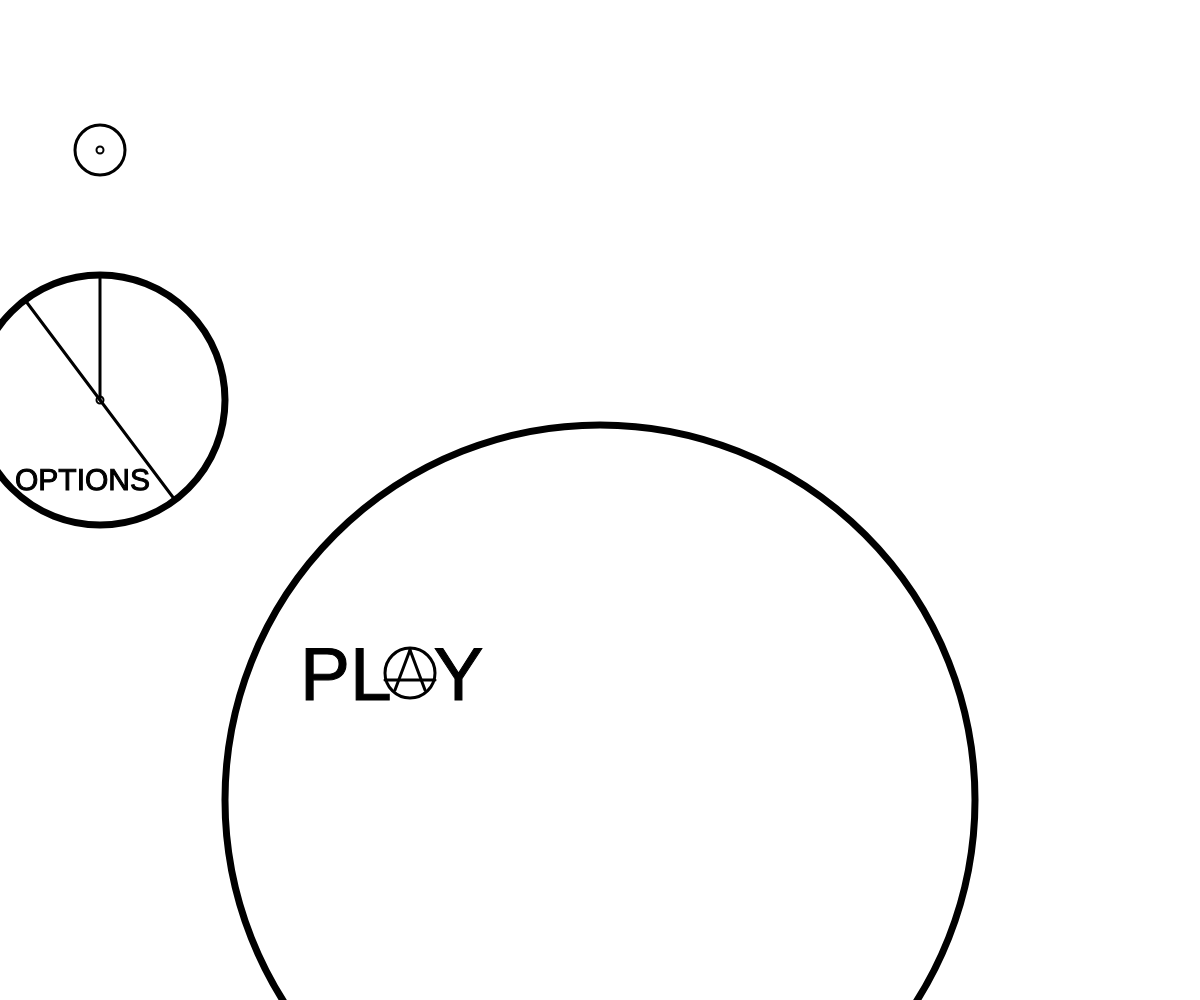
Frame 1 (no input)
Frame 60 (no input): identical to frame 1, image omitted
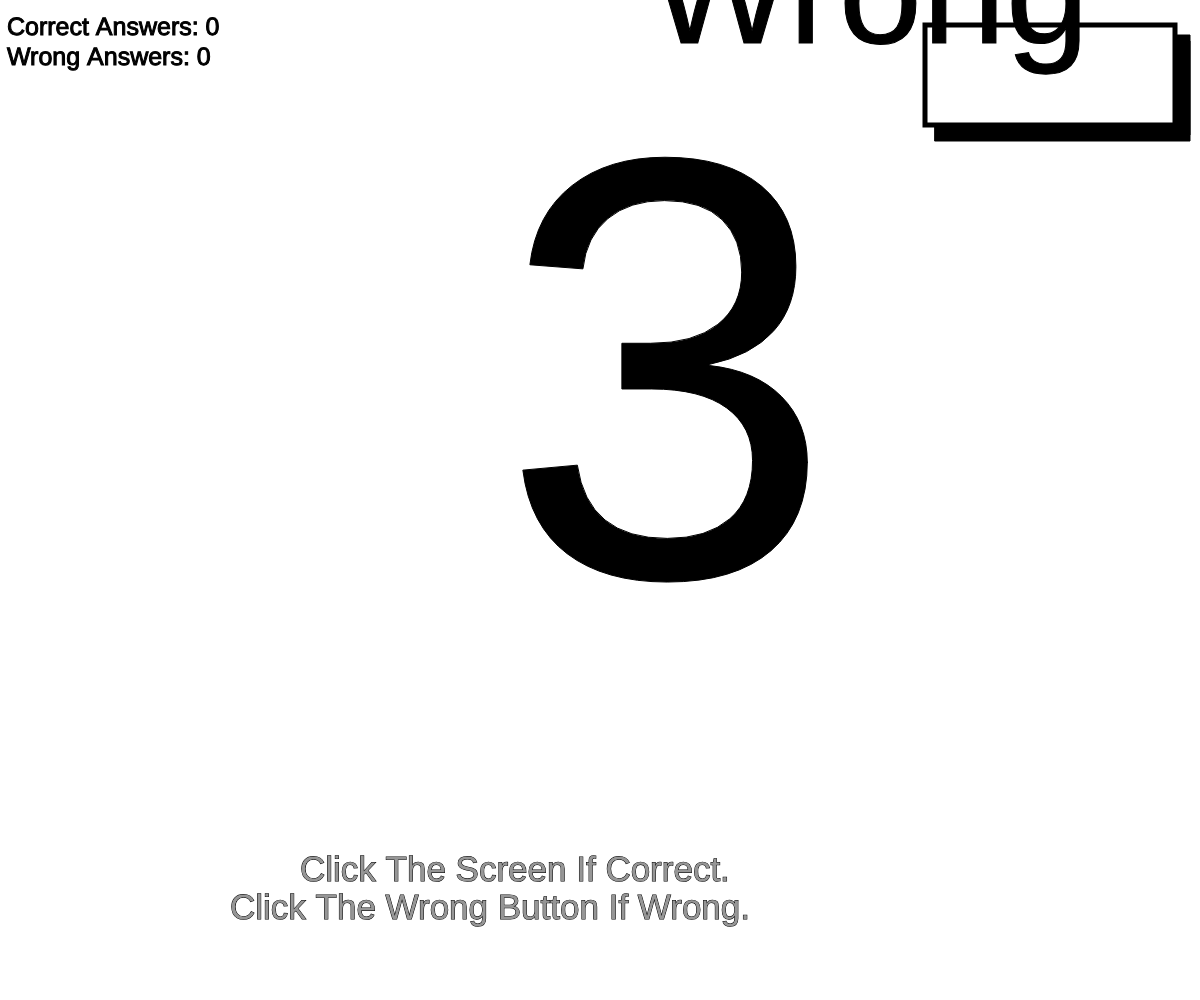
Frame 120 (the mouse pressed at the canvas centre since frame 60)

The p5.js sketch that drew these frames (run headless with seeded random() and noise() and a simulated clock; from frame 60 on, the mouse is pressed at the canvas centre):

// p5.js sketch
// ── sketch.js
var Mode;
var windowWidth1;
var windowHeight1;

var r = 255
var g = 255
var b = 255
var AcircleX = 200
var AcircleY = 600

var DiPI1 = 25
var DiPI2 = 0
var DiPI3 = 0

var NumFails1 = 100
var NumFails2 = 0
var NumFails3 = 0

var CorrectAnswers = 0
var WrongAnswers = 0

var BigCircleR = 255
var BigCircleG = 255
var BigCircleB = 255

var SmallCircleR = 255
var SmallCircleG = 255
var SmallCircleB = 255

var PlayTime = false

function setup() {
  Mode = 0;
}

function mousePressed() {
  if (Mode != 0 && Mode != -1 && Mode != -2 && mouseX > 0 && mouseY > 0 && mouseX < 325 && mouseY < windowHeight && PlayTime == true || mouseX > 0 && mouseY > 125 && mouseX < windowWidth && mouseY < windowHeight && PlayTime == true) {
    Mode++;
    r = 0
    g = 255
    b = 0
    CorrectAnswers++;
  }
  if (Mode != 0 && Mode != -1 && Mode != -2 && mouseX > 325 && mouseY > 25 && mouseX < 575 && mouseY < 125 && PlayTime == true) {
    Mode++;
    r = 255
    g = 0
    b = 0
    WrongAnswers++;
  }

  if (mouseX > 235 && mouseX < 1000 && mouseY > 650 && mouseY < windowHeight && Mode == 0 || mouseX > 265 && mouseX < 1000 && mouseY > 550 && mouseY < windowHeight && Mode == 0 || mouseX > 300 && mouseX < 1000 && mouseY > 425 && mouseY < windowHeight && Mode == 0) {
    Mode = 1
    PlayTime = true
  }

  if (mouseX > 0 && mouseX < 200 && mouseY > 300 && mouseY < 500 && Mode == 0 || mouseX > 200 && mouseX < 225 && mouseY > 325 && mouseY < 475 && Mode == 0 || mouseX > 25 && mouseX < 175 && mouseY > 275 && mouseY < 500 && Mode == 0 || mouseX > 175 && mouseX < 225 && mouseY > 450 && mouseY < 525 && Mode == 0) {
    Mode = -1
  }

  if (Mode == -1 && mouseX > 240 && mouseY > 125 && mouseX < 280 && mouseY < 185) {
    if (DiPI1 < 149) {
      DiPI1++;
    } else {
      DiPI1 = DiPI1
    }
  }

  if (Mode == -1 && mouseX > 240 && mouseY > 185 && mouseX < 280 && mouseY < 250) {
    if (DiPI1 > 1) {
      DiPI1--;
    } else {
      DiPI1 = DiPI1
    }
  }

  if (Mode == -1 && mouseX > 50 && mouseY > windowHeight - 150 && mouseX < 250 && mouseY < windowHeight - 150 + 100) {
    Mode = 0
  }

  if (Mode == -2 && mouseX > windowWidth - 275 && mouseY > windowHeight - 125 && mouseX < windowWidth - 275 + 250 && mouseY < windowHeight - 125 + 100) {
    Mode = 0
    if (DiPI3 + DiPI2 + DiPI1 > 1) {
      DiPI1 = DiPI3 + DiPI2 + DiPI1
    }
    if (DiPI3 + DiPI2 + DiPI1 < 1) {
      DiPI1 = 1
    }
  }
}

// windowWidth - 275, windowHeight -125, 250, 100

function draw() {
  if (Mode > DiPI3 + DiPI2 + DiPI1) {
    Mode = -2
  }

  createCanvas(windowWidth, windowHeight);

  windowHeight1 = windowHeight + windowWidth / 2
  windowHeight1 = windowHeight1 / 21
  windowWidth1 = windowHeight + windowWidth / 2
  windowWidth1 = windowWidth1 / 16

  if (Mode == -2) {
    PlayTime = false
    background(255)
    fill(0)
    strokeWeight(0)
    textSize(65)
    text('Submit', 295, 785)
    textSize(100)
    text('You Got:', 100, 250)

    if (DiPI3 + DiPI2 + DiPI1 < 99 && CorrectAnswers < 9 && CorrectAnswers > -1) {
      text(DiPI3 + DiPI2 + DiPI1, 300, 350)
      text(CorrectAnswers + '/', 215, 350)
    }
    if (DiPI3 + DiPI2 + DiPI1 < 99 && CorrectAnswers > 9 && CorrectAnswers < 99) {
      text(DiPI3 + DiPI2 + DiPI1, 300, 350)
      text(CorrectAnswers + '/', 160, 350)
    }
    if (DiPI3 + DiPI2 + DiPI1 > 99 && CorrectAnswers > 99 && CorrectAnswers < 149) {
      text(DiPI3 + DiPI2 + DiPI1, 300, 350)
      text(CorrectAnswers + '/', 115, 350)
    }
    if (DiPI3 + DiPI2 + DiPI1 > 99 && CorrectAnswers < 99 && CorrectAnswers > 149) {
      text(DiPI3 + DiPI2 + DiPI1, 275, 350)
      text(CorrectAnswers + '/', 140, 350)
    }
    if (DiPI3 + DiPI2 + DiPI1 > 99 && CorrectAnswers < 99 && CorrectAnswers > -1) {
      text(DiPI3 + DiPI2 + DiPI1, 250, 350)
      text(CorrectAnswers + '/', 175, 350)
    }
    if (DiPI3 + DiPI2 + DiPI1 > 99 && CorrectAnswers < 99 && CorrectAnswers > 149) {
      text(DiPI3 + DiPI2 + DiPI1, 275, 350)
      text(CorrectAnswers + '/', 195, 350)
    }
    stroke(0)
    strokeWeight(5)
    noFill()
    rect(windowWidth - 275, windowHeight - 125, 250, 100)
  }

  if (Mode == -1) {
    CorrectAnswers = 0
    background(255)
    strokeWeight(5)
    rect(40, 60, 470, 200)
    rect(80, 145, 200, 80)
    rect(240, 145, 40)
    rect(240, 185, 40)
    line(250, 175, 260, 150)
    line(270, 175, 260, 150)
    line(250, 200, 260, 225)
    line(270, 200, 260, 225)
    rect(50, windowHeight - 150, 200, 100)
    strokeWeight(0)
    fill(0)
    textSize(25)
    text('How Many Numbers of PI Do You Want', 50, 100)
    text('to be tested on ?', 50, 125)
    textSize(75)
    text(DiPI1 + DiPI2 + DiPI3, 85, 212.5)
    text('Back', 65, 760)
  }
  if (Mode == 0) {
    CorrectAnswers = 0
    if (mouseX > 235 && mouseX < 1000 && mouseY > 650 && mouseY < windowHeight && Mode == 0 || mouseX > 265 && mouseX < 1000 && mouseY > 550 && mouseY < windowHeight && Mode == 0 || mouseX > 300 && mouseX < 1000 && mouseY > 425 && mouseY < windowHeight && Mode == 0) {
      BigCircleR = 150
      BigCircleG = 150
      BigCircleB = 150
    } else {
      BigCircleR = 255
      BigCircleG = 255
      BigCircleB = 255
    }

    if (mouseX > 0 && mouseX < 200 && mouseY > 300 && mouseY < 500 && Mode == 0 || mouseX > 200 && mouseX < 225 && mouseY > 325 && mouseY < 475 && Mode == 0 || mouseX > 25 && mouseX < 175 && mouseY > 275 && mouseY < 500 && Mode == 0 || mouseX > 175 && mouseX < 225 && mouseY > 450 && mouseY < 525 && Mode == 0) {
      SmallCircleR = 150
      SmallCircleG = 150
      SmallCircleB = 150
    } else {
      SmallCircleR = 255
      SmallCircleG = 255
      SmallCircleB = 255
    }

    background(255)
    strokeWeight(7)
    stroke(0)
    fill(BigCircleR, BigCircleG, BigCircleB)
    circle(600, 800, 750)
    fill(SmallCircleR, SmallCircleG, SmallCircleB)
    circle(100, 400, 250)
    noFill()
    strokeWeight(7)
    circle(100, 150, 2)
    circle(100, 400, 2)
    strokeWeight(3)
    line(25, 300, 175, 500)
    line(100, 400, 100, 275)
    circle(100, 150, 50)
    circle(AcircleX + 210, AcircleY + 73, 50)
    line(AcircleX + 210, AcircleY + 50, AcircleX + 195, AcircleY + 90)
    line(AcircleX + 210, AcircleY + 50, AcircleX + 225, AcircleY + 90)
    line(AcircleX + 185, AcircleY + 80, AcircleX + 235, AcircleY + 80)

    strokeWeight(1)
    fill(0)
    textSize(75)
    text('PL  Y', AcircleX + 100, AcircleY + 100)
    textSize(30)
    text('OPTIONS', 15, 490)
  }
  if (Mode == 1) {
    CorrectAnswers = 0
    background(r, g, b);
    strokeWeight(1)
    fill(0)
    textSize(windowWidth / 2)
    text('3', windowWidth / 2 - windowWidth1, windowHeight / 2 + windowHeight1)
    textSize(35)
    fill(150)
    text('Click The Screen If Correct.', windowWidth / 2 - windowWidth1 * 3, windowHeight / 2 + windowHeight1 * 5)
    text('Click The Wrong Button If Wrong.', windowWidth / 2 - windowWidth1 * 3.70, windowHeight / 2 + windowHeight1 * 5.50)

    fill(0)
    rect(windowWidth - 25, 35, 15, 100)
    rect(windowWidth - 265, 41, 255, 100)
    fill(255)
    strokeWeight(5)
    rect(windowWidth - 275, 25, 250, 100)
    fill(0)
    strokeWeight(1)
    textSize(windowWidth / 8)
    text('Wrong', windowWidth / 2 - windowWidth1 * -0.5, windowHeight / 2 + windowHeight1 * -6)
  }
  if (Mode == 2) {
    background(r, g, b);
    fill(0)
    textSize(windowWidth / 2)
    text('.', windowWidth / 2 - windowWidth1 * 0.50, windowHeight / 2 + windowHeight1)
    fill(0)
    rect(windowWidth - 25, 35, 15, 100)
    rect(windowWidth - 265, 41, 255, 100)
    fill(255)
    strokeWeight(5)
    rect(windowWidth - 275, 25, 250, 100)
    fill(0)
    strokeWeight(1)
    textSize(windowWidth / 8)
    text('Wrong', windowWidth / 2 - windowWidth1 * -0.5, windowHeight / 2 + windowHeight1 * -6)
  }
  if (Mode == 3) {
    background(r, g, b);
    strokeWeight(1)
    fill(0)
    textSize(windowWidth / 2)
    text('1', windowWidth / 2 - windowWidth1, windowHeight / 2 + windowHeight1)

    fill(0)
    rect(windowWidth - 25, 35, 15, 100)
    rect(windowWidth - 265, 41, 255, 100)
    fill(255)
    strokeWeight(5)
    rect(windowWidth - 275, 25, 250, 100)
    fill(0)
    strokeWeight(1)
    textSize(windowWidth / 8)
    text('Wrong', windowWidth / 2 - windowWidth1 * -0.5, windowHeight / 2 + windowHeight1 * -6)
  }
  if (Mode == 4) {
    background(r, g, b);
    strokeWeight(1)
    fill(0)
    textSize(windowWidth / 2)
    text('4', windowWidth / 2 - windowWidth1, windowHeight / 2 + windowHeight1)

    fill(0)
    rect(windowWidth - 25, 35, 15, 100)
    rect(windowWidth - 265, 41, 255, 100)
    fill(255)
    strokeWeight(5)
    rect(windowWidth - 275, 25, 250, 100)
    fill(0)
    strokeWeight(1)
    textSize(windowWidth / 8)
    text('Wrong', windowWidth / 2 - windowWidth1 * -0.5, windowHeight / 2 + windowHeight1 * -6)
  }

  if (Mode == 5) {
    background(r, g, b);
    strokeWeight(1)
    fill(0)
    textSize(windowWidth / 2)
    text('1', windowWidth / 2 - windowWidth1, windowHeight / 2 + windowHeight1)

    fill(0)
    rect(windowWidth - 25, 35, 15, 100)
    rect(windowWidth - 265, 41, 255, 100)
    fill(255)
    strokeWeight(5)
    rect(windowWidth - 275, 25, 250, 100)
    fill(0)
    strokeWeight(1)
    textSize(windowWidth / 8)
    text('Wrong', windowWidth / 2 - windowWidth1 * -0.5, windowHeight / 2 + windowHeight1 * -6)
  }
  if (Mode == 6) {
    background(r, g, b);
    strokeWeight(1)
    fill(0)
    textSize(windowWidth / 2)
    text('5', windowWidth / 2 - windowWidth1, windowHeight / 2 + windowHeight1)

    fill(0)
    rect(windowWidth - 25, 35, 15, 100)
    rect(windowWidth - 265, 41, 255, 100)
    fill(255)
    strokeWeight(5)
    rect(windowWidth - 275, 25, 250, 100)
    fill(0)
    strokeWeight(1)
    textSize(windowWidth / 8)
    text('Wrong', windowWidth / 2 - windowWidth1 * -0.5, windowHeight / 2 + windowHeight1 * -6)
  }
  if (Mode == 7) {
    background(r, g, b);
    strokeWeight(1)
    fill(0)
    textSize(windowWidth / 2)
    text('9', windowWidth / 2 - windowWidth1, windowHeight / 2 + windowHeight1)

    fill(0)
    rect(windowWidth - 25, 35, 15, 100)
    rect(windowWidth - 265, 41, 255, 100)
    fill(255)
    strokeWeight(5)
    rect(windowWidth - 275, 25, 250, 100)
    fill(0)
    strokeWeight(1)
    textSize(windowWidth / 8)
    text('Wrong', windowWidth / 2 - windowWidth1 * -0.5, windowHeight / 2 + windowHeight1 * -6)
  }
  if (Mode == 8) {
    background(r, g, b);
    strokeWeight(1)
    fill(0)
    textSize(windowWidth / 2)
    text('2', windowWidth / 2 - windowWidth1, windowHeight / 2 + windowHeight1)

    fill(0)
    rect(windowWidth - 25, 35, 15, 100)
    rect(windowWidth - 265, 41, 255, 100)
    fill(255)
    strokeWeight(5)
    rect(windowWidth - 275, 25, 250, 100)
    fill(0)
    strokeWeight(1)
    textSize(windowWidth / 8)
    text('Wrong', windowWidth / 2 - windowWidth1 * -0.5, windowHeight / 2 + windowHeight1 * -6)
  }
  if (Mode == 9) {
    background(r, g, b);
    strokeWeight(1)
    fill(0)
    textSize(windowWidth / 2)
    text('6', windowWidth / 2 - windowWidth1, windowHeight / 2 + windowHeight1)

    fill(0)
    rect(windowWidth - 25, 35, 15, 100)
    rect(windowWidth - 265, 41, 255, 100)
    fill(255)
    strokeWeight(5)
    rect(windowWidth - 275, 25, 250, 100)
    fill(0)
    strokeWeight(1)
    textSize(windowWidth / 8)
    text('Wrong', windowWidth / 2 - windowWidth1 * -0.5, windowHeight / 2 + windowHeight1 * -6)
  }
  if (Mode == 10) {
    background(r, g, b);
    strokeWeight(1)
    fill(0)
    textSize(windowWidth / 2)
    text('5', windowWidth / 2 - windowWidth1, windowHeight / 2 + windowHeight1)

    fill(0)
    rect(windowWidth - 25, 35, 15, 100)
    rect(windowWidth - 265, 41, 255, 100)
    fill(255)
    strokeWeight(5)
    rect(windowWidth - 275, 25, 250, 100)
    fill(0)
    strokeWeight(1)
    textSize(windowWidth / 8)
    text('Wrong', windowWidth / 2 - windowWidth1 * -0.5, windowHeight / 2 + windowHeight1 * -6)
  }
  if (Mode == 11) {
    background(r, g, b);
    strokeWeight(1)
    fill(0)
    textSize(windowWidth / 2)
    text('3', windowWidth / 2 - windowWidth1, windowHeight / 2 + windowHeight1)

    fill(0)
    rect(windowWidth - 25, 35, 15, 100)
    rect(windowWidth - 265, 41, 255, 100)
    fill(255)
    strokeWeight(5)
    rect(windowWidth - 275, 25, 250, 100)
    fill(0)
    strokeWeight(1)
    textSize(windowWidth / 8)
    text('Wrong', windowWidth / 2 - windowWidth1 * -0.5, windowHeight / 2 + windowHeight1 * -6)
  }
  if (Mode == 12) {
    background(r, g, b);
    strokeWeight(1)
    fill(0)
    textSize(windowWidth / 2)
    text('5', windowWidth / 2 - windowWidth1, windowHeight / 2 + windowHeight1)

    fill(0)
    rect(windowWidth - 25, 35, 15, 100)
    rect(windowWidth - 265, 41, 255, 100)
    fill(255)
    strokeWeight(5)
    rect(windowWidth - 275, 25, 250, 100)
    fill(0)
    strokeWeight(1)
    textSize(windowWidth / 8)
    text('Wrong', windowWidth / 2 - windowWidth1 * -0.5, windowHeight / 2 + windowHeight1 * -6)
  }
  if (Mode == 13) {
    background(r, g, b);
    strokeWeight(1)
    fill(0)
    textSize(windowWidth / 2)
    text('8', windowWidth / 2 - windowWidth1, windowHeight / 2 + windowHeight1)

    fill(0)
    rect(windowWidth - 25, 35, 15, 100)
    rect(windowWidth - 265, 41, 255, 100)
    fill(255)
    strokeWeight(5)
    rect(windowWidth - 275, 25, 250, 100)
    fill(0)
    strokeWeight(1)
    textSize(windowWidth / 8)
    text('Wrong', windowWidth / 2 - windowWidth1 * -0.5, windowHeight / 2 + windowHeight1 * -6)
  }
  if (Mode == 14) {
    background(r, g, b);
    strokeWeight(1)
    fill(0)
    textSize(windowWidth / 2)
    text('9', windowWidth / 2 - windowWidth1, windowHeight / 2 + windowHeight1)

    fill(0)
    rect(windowWidth - 25, 35, 15, 100)
    rect(windowWidth - 265, 41, 255, 100)
    fill(255)
    strokeWeight(5)
    rect(windowWidth - 275, 25, 250, 100)
    fill(0)
    strokeWeight(1)
    textSize(windowWidth / 8)
    text('Wrong', windowWidth / 2 - windowWidth1 * -0.5, windowHeight / 2 + windowHeight1 * -6)
  }
  if (Mode == 15) {
    background(r, g, b);
    strokeWeight(1)
    fill(0)
    textSize(windowWidth / 2)
    text('7', windowWidth / 2 - windowWidth1, windowHeight / 2 + windowHeight1)

    fill(0)
    rect(windowWidth - 25, 35, 15, 100)
    rect(windowWidth - 265, 41, 255, 100)
    fill(255)
    strokeWeight(5)
    rect(windowWidth - 275, 25, 250, 100)
    fill(0)
    strokeWeight(1)
    textSize(windowWidth / 8)
    text('Wrong', windowWidth / 2 - windowWidth1 * -0.5, windowHeight / 2 + windowHeight1 * -6)
  }
  if (Mode == 16) {
    background(r, g, b);
    strokeWeight(1)
    fill(0)
    textSize(windowWidth / 2)
    text('9', windowWidth / 2 - windowWidth1, windowHeight / 2 + windowHeight1)

    fill(0)
    rect(windowWidth - 25, 35, 15, 100)
    rect(windowWidth - 265, 41, 255, 100)
    fill(255)
    strokeWeight(5)
    rect(windowWidth - 275, 25, 250, 100)
    fill(0)
    strokeWeight(1)
    textSize(windowWidth / 8)
    text('Wrong', windowWidth / 2 - windowWidth1 * -0.5, windowHeight / 2 + windowHeight1 * -6)
  }
  if (Mode == 17) {
    background(r, g, b);
    strokeWeight(1)
    fill(0)
    textSize(windowWidth / 2)
    text('3', windowWidth / 2 - windowWidth1, windowHeight / 2 + windowHeight1)

    fill(0)
    rect(windowWidth - 25, 35, 15, 100)
    rect(windowWidth - 265, 41, 255, 100)
    fill(255)
    strokeWeight(5)
    rect(windowWidth - 275, 25, 250, 100)
    fill(0)
    strokeWeight(1)
    textSize(windowWidth / 8)
    text('Wrong', windowWidth / 2 - windowWidth1 * -0.5, windowHeight / 2 + windowHeight1 * -6)
  }
  if (Mode == 18) {
    background(r, g, b);
    strokeWeight(1)
    fill(0)
    textSize(windowWidth / 2)
    text('2', windowWidth / 2 - windowWidth1, windowHeight / 2 + windowHeight1)

    fill(0)
    rect(windowWidth - 25, 35, 15, 100)
    rect(windowWidth - 265, 41, 255, 100)
    fill(255)
    strokeWeight(5)
    rect(windowWidth - 275, 25, 250, 100)
    fill(0)
    strokeWeight(1)
    textSize(windowWidth / 8)
    text('Wrong', windowWidth / 2 - windowWidth1 * -0.5, windowHeight / 2 + windowHeight1 * -6)
  }
  if (Mode == 19) {
    background(r, g, b);
    strokeWeight(1)
    fill(0)
    textSize(windowWidth / 2)
    text('3', windowWidth / 2 - windowWidth1, windowHeight / 2 + windowHeight1)

    fill(0)
    rect(windowWidth - 25, 35, 15, 100)
    rect(windowWidth - 265, 41, 255, 100)
    fill(255)
    strokeWeight(5)
    rect(windowWidth - 275, 25, 250, 100)
    fill(0)
    strokeWeight(1)
    textSize(windowWidth / 8)
    text('Wrong', windowWidth / 2 - windowWidth1 * -0.5, windowHeight / 2 + windowHeight1 * -6)
  }
  if (Mode == 20) {
    background(r, g, b);
    strokeWeight(1)
    fill(0)
    textSize(windowWidth / 2)
    text('8', windowWidth / 2 - windowWidth1, windowHeight / 2 + windowHeight1)

    fill(0)
    rect(windowWidth - 25, 35, 15, 100)
    rect(windowWidth - 265, 41, 255, 100)
    fill(255)
    strokeWeight(5)
    rect(windowWidth - 275, 25, 250, 100)
    fill(0)
    strokeWeight(1)
    textSize(windowWidth / 8)
    text('Wrong', windowWidth / 2 - windowWidth1 * -0.5, windowHeight / 2 + windowHeight1 * -6)
  }
  if (Mode == 21) {
    background(r, g, b);
    strokeWeight(1)
    fill(0)
    textSize(windowWidth / 2)
    text('4', windowWidth / 2 - windowWidth1, windowHeight / 2 + windowHeight1)

    fill(0)
    rect(windowWidth - 25, 35, 15, 100)
    rect(windowWidth - 265, 41, 255, 100)
    fill(255)
    strokeWeight(5)
    rect(windowWidth - 275, 25, 250, 100)
    fill(0)
    strokeWeight(1)
    textSize(windowWidth / 8)
    text('Wrong', windowWidth / 2 - windowWidth1 * -0.5, windowHeight / 2 + windowHeight1 * -6)
  }
  if (Mode == 22) {
    background(r, g, b);
    strokeWeight(1)
    fill(0)
    textSize(windowWidth / 2)
    text('6', windowWidth / 2 - windowWidth1, windowHeight / 2 + windowHeight1)

    fill(0)
    rect(windowWidth - 25, 35, 15, 100)
    rect(windowWidth - 265, 41, 255, 100)
    fill(255)
    strokeWeight(5)
    rect(windowWidth - 275, 25, 250, 100)
    fill(0)
    strokeWeight(1)
    textSize(windowWidth / 8)
    text('Wrong', windowWidth / 2 - windowWidth1 * -0.5, windowHeight / 2 + windowHeight1 * -6)
  }
  if (Mode == 23) {
    background(r, g, b);
    strokeWeight(1)
    fill(0)
    textSize(windowWidth / 2)
    text('2', windowWidth / 2 - windowWidth1, windowHeight / 2 + windowHeight1)

    fill(0)
    rect(windowWidth - 25, 35, 15, 100)
    rect(windowWidth - 265, 41, 255, 100)
    fill(255)
    strokeWeight(5)
    rect(windowWidth - 275, 25, 250, 100)
    fill(0)
    strokeWeight(1)
    textSize(windowWidth / 8)
    text('Wrong', windowWidth / 2 - windowWidth1 * -0.5, windowHeight / 2 + windowHeight1 * -6)
  }
  if (Mode == 24) {
    background(r, g, b);
    strokeWeight(1)
    fill(0)
    textSize(windowWidth / 2)
    text('6', windowWidth / 2 - windowWidth1, windowHeight / 2 + windowHeight1)

    fill(0)
    rect(windowWidth - 25, 35, 15, 100)
    rect(windowWidth - 265, 41, 255, 100)
    fill(255)
    strokeWeight(5)
    rect(windowWidth - 275, 25, 250, 100)
    fill(0)
    strokeWeight(1)
    textSize(windowWidth / 8)
    text('Wrong', windowWidth / 2 - windowWidth1 * -0.5, windowHeight / 2 + windowHeight1 * -6)
  }
  if (Mode == 25) {
    background(r, g, b);
    strokeWeight(1)
    fill(0)
    textSize(windowWidth / 2)
    text('4', windowWidth / 2 - windowWidth1, windowHeight / 2 + windowHeight1)

    fill(0)
    rect(windowWidth - 25, 35, 15, 100)
    rect(windowWidth - 265, 41, 255, 100)
    fill(255)
    strokeWeight(5)
    rect(windowWidth - 275, 25, 250, 100)
    fill(0)
    strokeWeight(1)
    textSize(windowWidth / 8)
    text('Wrong', windowWidth / 2 - windowWidth1 * -0.5, windowHeight / 2 + windowHeight1 * -6)
  }
  if (Mode == 26) {
    background(r, g, b);
    strokeWeight(1)
    fill(0)
    textSize(windowWidth / 2)
    text('3', windowWidth / 2 - windowWidth1, windowHeight / 2 + windowHeight1)

    fill(0)
    rect(windowWidth - 25, 35, 15, 100)
    rect(windowWidth - 265, 41, 255, 100)
    fill(255)
    strokeWeight(5)
    rect(windowWidth - 275, 25, 250, 100)
    fill(0)
    strokeWeight(1)
    textSize(windowWidth / 8)
    text('Wrong', windowWidth / 2 - windowWidth1 * -0.5, windowHeight / 2 + windowHeight1 * -6)
  }
  if (Mode == 27) {
    background(r, g, b);
    strokeWeight(1)
    fill(0)
    textSize(windowWidth / 2)
    text('3', windowWidth / 2 - windowWidth1, windowHeight / 2 + windowHeight1)

    fill(0)
    rect(windowWidth - 25, 35, 15, 100)
    rect(windowWidth - 265, 41, 255, 100)
    fill(255)
    strokeWeight(5)
    rect(windowWidth - 275, 25, 250, 100)
    fill(0)
    strokeWeight(1)
    textSize(windowWidth / 8)
    text('Wrong', windowWidth / 2 - windowWidth1 * -0.5, windowHeight / 2 + windowHeight1 * -6)
  }
  if (Mode == 28) {
    background(r, g, b);
    strokeWeight(1)
    fill(0)
    textSize(windowWidth / 2)
    text('8', windowWidth / 2 - windowWidth1, windowHeight / 2 + windowHeight1)

    fill(0)
    rect(windowWidth - 25, 35, 15, 100)
    rect(windowWidth - 265, 41, 255, 100)
    fill(255)
    strokeWeight(5)
    rect(windowWidth - 275, 25, 250, 100)
    fill(0)
    strokeWeight(1)
    textSize(windowWidth / 8)
    text('Wrong', windowWidth / 2 - windowWidth1 * -0.5, windowHeight / 2 + windowHeight1 * -6)
  }
  if (Mode == 29) {
    background(r, g, b);
    strokeWeight(1)
    fill(0)
    textSize(windowWidth / 2)
    text('3', windowWidth / 2 - windowWidth1, windowHeight / 2 + windowHeight1)

    fill(0)
    rect(windowWidth - 25, 35, 15, 100)
    rect(windowWidth - 265, 41, 255, 100)
    fill(255)
    strokeWeight(5)
    rect(windowWidth - 275, 25, 250, 100)
    fill(0)
    strokeWeight(1)
    textSize(windowWidth / 8)
    text('Wrong', windowWidth / 2 - windowWidth1 * -0.5, windowHeight / 2 + windowHeight1 * -6)
  }
  if (Mode == 30) {
    background(r, g, b);
    strokeWeight(1)
    fill(0)
    textSize(windowWidth / 2)
    text('2', windowWidth / 2 - windowWidth1, windowHeight / 2 + windowHeight1)

    fill(0)
    rect(windowWidth - 25, 35, 15, 100)
    rect(windowWidth - 265, 41, 255, 100)
    fill(255)
    strokeWeight(5)
    rect(windowWidth - 275, 25, 250, 100)
    fill(0)
    strokeWeight(1)
    textSize(windowWidth / 8)
    text('Wrong', windowWidth / 2 - windowWidth1 * -0.5, windowHeight / 2 + windowHeight1 * -6)
  }
  if (Mode == 31) {
    background(r, g, b);
    strokeWeight(1)
    fill(0)
    textSize(windowWidth / 2)
    text('7', windowWidth / 2 - windowWidth1, windowHeight / 2 + windowHeight1)

    fill(0)
    rect(windowWidth - 25, 35, 15, 100)
    rect(windowWidth - 265, 41, 255, 100)
    fill(255)
    strokeWeight(5)
    rect(windowWidth - 275, 25, 250, 100)
    fill(0)
    strokeWeight(1)
    textSize(windowWidth / 8)
    text('Wrong', windowWidth / 2 - windowWidth1 * -0.5, windowHeight / 2 + windowHeight1 * -6)
  }
  if (Mode == 32) {
    background(r, g, b);
    strokeWeight(1)
    fill(0)
    textSize(windowWidth / 2)
    text('9', windowWidth / 2 - windowWidth1, windowHeight / 2 + windowHeight1)

    fill(0)
    rect(windowWidth - 25, 35, 15, 100)
    rect(windowWidth - 265, 41, 255, 100)
    fill(255)
    strokeWeight(5)
    rect(windowWidth - 275, 25, 250, 100)
    fill(0)
    strokeWeight(1)
    textSize(windowWidth / 8)
    text('Wrong', windowWidth / 2 - windowWidth1 * -0.5, windowHeight / 2 + windowHeight1 * -6)
  }
  if (Mode == 33) {
    background(r, g, b);
    strokeWeight(1)
    fill(0)
    textSize(windowWidth / 2)
    text('5', windowWidth / 2 - windowWidth1, windowHeight / 2 + windowHeight1)

    fill(0)
    rect(windowWidth - 25, 35, 15, 100)
    rect(windowWidth - 265, 41, 255, 100)
    fill(255)
    strokeWeight(5)
    rect(windowWidth - 275, 25, 250, 100)
    fill(0)
    strokeWeight(1)
    textSize(windowWidth / 8)
    text('Wrong', windowWidth / 2 - windowWidth1 * -0.5, windowHeight / 2 + windowHeight1 * -6)
  }
  if (Mode == 34) {
    background(r, g, b);
    strokeWeight(1)
    fill(0)
    textSize(windowWidth / 2)
    text('0', windowWidth / 2 - windowWidth1, windowHeight / 2 + windowHeight1)

    fill(0)
    rect(windowWidth - 25, 35, 15, 100)
    rect(windowWidth - 265, 41, 255, 100)
    fill(255)
    strokeWeight(5)
    rect(windowWidth - 275, 25, 250, 100)
    fill(0)
    strokeWeight(1)
    textSize(windowWidth / 8)
    text('Wrong', windowWidth / 2 - windowWidth1 * -0.5, windowHeight / 2 + windowHeight1 * -6)
  }
  if (Mode == 35) {
    background(r, g, b);
    strokeWeight(1)
    fill(0)
    textSize(windowWidth / 2)
    text('2', windowWidth / 2 - windowWidth1, windowHeight / 2 + windowHeight1)

    fill(0)
    rect(windowWidth - 25, 35, 15, 100)
    rect(windowWidth - 265, 41, 255, 100)
    fill(255)
    strokeWeight(5)
    rect(windowWidth - 275, 25, 250, 100)
    fill(0)
    strokeWeight(1)
    textSize(windowWidth / 8)
    text('Wrong', windowWidth / 2 - windowWidth1 * -0.5, windowHeight / 2 + windowHeight1 * -6)
  }
  if (Mode == 36) {
    background(r, g, b);
    strokeWeight(1)
    fill(0)
    textSize(windowWidth / 2)
    text('8', windowWidth / 2 - windowWidth1, windowHeight / 2 + windowHeight1)

    fill(0)
    rect(windowWidth - 25, 35, 15, 100)
    rect(windowWidth - 265, 41, 255, 100)
    fill(255)
    strokeWeight(5)
    rect(windowWidth - 275, 25, 250, 100)
    fill(0)
    strokeWeight(1)
    textSize(windowWidth / 8)
    text('Wrong', windowWidth / 2 - windowWidth1 * -0.5, windowHeight / 2 + windowHeight1 * -6)
  }
  if (Mode == 37) {
    background(r, g, b);
    strokeWeight(1)
    fill(0)
    textSize(windowWidth / 2)
    text('8', windowWidth / 2 - windowWidth1, windowHeight / 2 + windowHeight1)

    fill(0)
    rect(windowWidth - 25, 35, 15, 100)
    rect(windowWidth - 265, 41, 255, 100)
    fill(255)
    strokeWeight(5)
    rect(windowWidth - 275, 25, 250, 100)
    fill(0)
    strokeWeight(1)
    textSize(windowWidth / 8)
    text('Wrong', windowWidth / 2 - windowWidth1 * -0.5, windowHeight / 2 + windowHeight1 * -6)
  }
  if (Mode == 38) {
    background(r, g, b);
    strokeWeight(1)
    fill(0)
    textSize(windowWidth / 2)
    text('4', windowWidth / 2 - windowWidth1, windowHeight / 2 + windowHeight1)

    fill(0)
    rect(windowWidth - 25, 35, 15, 100)
    rect(windowWidth - 265, 41, 255, 100)
    fill(255)
    strokeWeight(5)
    rect(windowWidth - 275, 25, 250, 100)
    fill(0)
    strokeWeight(1)
    textSize(windowWidth / 8)
    text('Wrong', windowWidth / 2 - windowWidth1 * -0.5, windowHeight / 2 + windowHeight1 * -6)
  }
  if (Mode == 39) {
    background(r, g, b);
    strokeWeight(1)
    fill(0)
    textSize(windowWidth / 2)
    text('1', windowWidth / 2 - windowWidth1, windowHeight / 2 + windowHeight1)

    fill(0)
    rect(windowWidth - 25, 35, 15, 100)
    rect(windowWidth - 265, 41, 255, 100)
    fill(255)
    strokeWeight(5)
    rect(windowWidth - 275, 25, 250, 100)
    fill(0)
    strokeWeight(1)
    textSize(windowWidth / 8)
    text('Wrong', windowWidth / 2 - windowWidth1 * -0.5, windowHeight / 2 + windowHeight1 * -6)
  }
  if (Mode == 40) {
    background(r, g, b);
    strokeWeight(1)
    fill(0)
    textSize(windowWidth / 2)
    text('9', windowWidth / 2 - windowWidth1, windowHeight / 2 + windowHeight1)

    fill(0)
    rect(windowWidth - 25, 35, 15, 100)
    rect(windowWidth - 265, 41, 255, 100)
    fill(255)
    strokeWeight(5)
    rect(windowWidth - 275, 25, 250, 100)
    fill(0)
    strokeWeight(1)
    textSize(windowWidth / 8)
    text('Wrong', windowWidth / 2 - windowWidth1 * -0.5, windowHeight / 2 + windowHeight1 * -6)
  }
  if (Mode == 41) {
    background(r, g, b);
    strokeWeight(1)
    fill(0)
    textSize(windowWidth / 2)
    text('7', windowWidth / 2 - windowWidth1, windowHeight / 2 + windowHeight1)

    fill(0)
    rect(windowWidth - 25, 35, 15, 100)
    rect(windowWidth - 265, 41, 255, 100)
    fill(255)
    strokeWeight(5)
    rect(windowWidth - 275, 25, 250, 100)
    fill(0)
    strokeWeight(1)
    textSize(windowWidth / 8)
    text('Wrong', windowWidth / 2 - windowWidth1 * -0.5, windowHeight / 2 + windowHeight1 * -6)
  }
  if (Mode == 42) {
    background(r, g, b);
    strokeWeight(1)
    fill(0)
    textSize(windowWidth / 2)
    text('1', windowWidth / 2 - windowWidth1, windowHeight / 2 + windowHeight1)

    fill(0)
    rect(windowWidth - 25, 35, 15, 100)
    rect(windowWidth - 265, 41, 255, 100)
    fill(255)
    strokeWeight(5)
    rect(windowWidth - 275, 25, 250, 100)
    fill(0)
    strokeWeight(1)
    textSize(windowWidth / 8)
    text('Wrong', windowWidth / 2 - windowWidth1 * -0.5, windowHeight / 2 + windowHeight1 * -6)
  }
  if (Mode == 43) {
    background(r, g, b);
    strokeWeight(1)
    fill(0)
    textSize(windowWidth / 2)
    text('6', windowWidth / 2 - windowWidth1, windowHeight / 2 + windowHeight1)

    fill(0)
    rect(windowWidth - 25, 35, 15, 100)
    rect(windowWidth - 265, 41, 255, 100)
    fill(255)
    strokeWeight(5)
    rect(windowWidth - 275, 25, 250, 100)
    fill(0)
    strokeWeight(1)
    textSize(windowWidth / 8)
    text('Wrong', windowWidth / 2 - windowWidth1 * -0.5, windowHeight / 2 + windowHeight1 * -6)
  }
  if (Mode == 44) {
    background(r, g, b);
    strokeWeight(1)
    fill(0)
    textSize(windowWidth / 2)
    text('9', windowWidth / 2 - windowWidth1, windowHeight / 2 + windowHeight1)

    fill(0)
    rect(windowWidth - 25, 35, 15, 100)
    rect(windowWidth - 265, 41, 255, 100)
    fill(255)
    strokeWeight(5)
    rect(windowWidth - 275, 25, 250, 100)
    fill(0)
    strokeWeight(1)
    textSize(windowWidth / 8)
    text('Wrong', windowWidth / 2 - windowWidth1 * -0.5, windowHeight / 2 + windowHeight1 * -6)
  }
  if (Mode == 45) {
    background(r, g, b);
    strokeWeight(1)
    fill(0)
    textSize(windowWidth / 2)
    text('3', windowWidth / 2 - windowWidth1, windowHeight / 2 + windowHeight1)

    fill(0)
    rect(windowWidth - 25, 35, 15, 100)
    rect(windowWidth - 265, 41, 255, 100)
    fill(255)
    strokeWeight(5)
    rect(windowWidth - 275, 25, 250, 100)
    fill(0)
    strokeWeight(1)
    textSize(windowWidth / 8)
    text('Wrong', windowWidth / 2 - windowWidth1 * -0.5, windowHeight / 2 + windowHeight1 * -6)
  }
  if (Mode == 46) {
    background(r, g, b);
    strokeWeight(1)
    fill(0)
    textSize(windowWidth / 2)
    text('9', windowWidth / 2 - windowWidth1, windowHeight / 2 + windowHeight1)

    fill(0)
    rect(windowWidth - 25, 35, 15, 100)
    rect(windowWidth - 265, 41, 255, 100)
    fill(255)
    strokeWeight(5)
    rect(windowWidth - 275, 25, 250, 100)
    fill(0)
    strokeWeight(1)
    textSize(windowWidth / 8)
    text('Wrong', windowWidth / 2 - windowWidth1 * -0.5, windowHeight / 2 + windowHeight1 * -6)
  }
  if (Mode == 47) {
    background(r, g, b);
    strokeWeight(1)
    fill(0)
    textSize(windowWidth / 2)
    text('9', windowWidth / 2 - windowWidth1, windowHeight / 2 + windowHeight1)

    fill(0)
    rect(windowWidth - 25, 35, 15, 100)
    rect(windowWidth - 265, 41, 255, 100)
    fill(255)
    strokeWeight(5)
    rect(windowWidth - 275, 25, 250, 100)
    fill(0)
    strokeWeight(1)
    textSize(windowWidth / 8)
    text('Wrong', windowWidth / 2 - windowWidth1 * -0.5, windowHeight / 2 + windowHeight1 * -6)
  }
  if (Mode == 48) {
    background(r, g, b);
    strokeWeight(1)
    fill(0)
    textSize(windowWidth / 2)
    text('3', windowWidth / 2 - windowWidth1, windowHeight / 2 + windowHeight1)

    fill(0)
    rect(windowWidth - 25, 35, 15, 100)
    rect(windowWidth - 265, 41, 255, 100)
    fill(255)
    strokeWeight(5)
    rect(windowWidth - 275, 25, 250, 100)
    fill(0)
    strokeWeight(1)
    textSize(windowWidth / 8)
    text('Wrong', windowWidth / 2 - windowWidth1 * -0.5, windowHeight / 2 + windowHeight1 * -6)
  }
  if (Mode == 49) {
    background(r, g, b);
    strokeWeight(1)
    fill(0)
    textSize(windowWidth / 2)
    text('7', windowWidth / 2 - windowWidth1, windowHeight / 2 + windowHeight1)

    fill(0)
    rect(windowWidth - 25, 35, 15, 100)
    rect(windowWidth - 265, 41, 255, 100)
    fill(255)
    strokeWeight(5)
    rect(windowWidth - 275, 25, 250, 100)
    fill(0)
    strokeWeight(1)
    textSize(windowWidth / 8)
    text('Wrong', windowWidth / 2 - windowWidth1 * -0.5, windowHeight / 2 + windowHeight1 * -6)
  }
  
  
  
  
  
  
  
  
  
  
  
  
  
  
  
  
  
  
  
  
  
  if (Mode == 50) {
    background(r, g, b);
    strokeWeight(1)
    fill(0)
    textSize(windowWidth / 2)
    text('5', windowWidth / 2 - windowWidth1, windowHeight / 2 + windowHeight1)

    fill(0)
    rect(windowWidth - 25, 35, 15, 100)
    rect(windowWidth - 265, 41, 255, 100)
    fill(255)
    strokeWeight(5)
    rect(windowWidth - 275, 25, 250, 100)
    fill(0)
    strokeWeight(1)
    textSize(windowWidth / 8)
    text('Wrong', windowWidth / 2 - windowWidth1 * -0.5, windowHeight / 2 + windowHeight1 * -6)
  }
  if (Mode == 51) {
    background(r, g, b);
    strokeWeight(1)
    fill(0)
    textSize(windowWidth / 2)
    text('1', windowWidth / 2 - windowWidth1, windowHeight / 2 + windowHeight1)

    fill(0)
    rect(windowWidth - 25, 35, 15, 100)
    rect(windowWidth - 265, 41, 255, 100)
    fill(255)
    strokeWeight(5)
    rect(windowWidth - 275, 25, 250, 100)
    fill(0)
    strokeWeight(1)
    textSize(windowWidth / 8)
    text('Wrong', windowWidth / 2 - windowWidth1 * -0.5, windowHeight / 2 + windowHeight1 * -6)
  }
  if (Mode == 52) {
    background(r, g, b);
    strokeWeight(1)
    fill(0)
    textSize(windowWidth / 2)
    text('0', windowWidth / 2 - windowWidth1, windowHeight / 2 + windowHeight1)

    fill(0)
    rect(windowWidth - 25, 35, 15, 100)
    rect(windowWidth - 265, 41, 255, 100)
    fill(255)
    strokeWeight(5)
    rect(windowWidth - 275, 25, 250, 100)
    fill(0)
    strokeWeight(1)
    textSize(windowWidth / 8)
    text('Wrong', windowWidth / 2 - windowWidth1 * -0.5, windowHeight / 2 + windowHeight1 * -6)
  }
  if (Mode == 53) {
    background(r, g, b);
    strokeWeight(1)
    fill(0)
    textSize(windowWidth / 2)
    text('5', windowWidth / 2 - windowWidth1, windowHeight / 2 + windowHeight1)

    fill(0)
    rect(windowWidth - 25, 35, 15, 100)
    rect(windowWidth - 265, 41, 255, 100)
    fill(255)
    strokeWeight(5)
    rect(windowWidth - 275, 25, 250, 100)
    fill(0)
    strokeWeight(1)
    textSize(windowWidth / 8)
    text('Wrong', windowWidth / 2 - windowWidth1 * -0.5, windowHeight / 2 + windowHeight1 * -6)
  }
  if (Mode == 54) {
    background(r, g, b);
    strokeWeight(1)
    fill(0)
    textSize(windowWidth / 2)
    text('8', windowWidth / 2 - windowWidth1, windowHeight / 2 + windowHeight1)

    fill(0)
    rect(windowWidth - 25, 35, 15, 100)
    rect(windowWidth - 265, 41, 255, 100)
    fill(255)
    strokeWeight(5)
    rect(windowWidth - 275, 25, 250, 100)
    fill(0)
    strokeWeight(1)
    textSize(windowWidth / 8)
    text('Wrong', windowWidth / 2 - windowWidth1 * -0.5, windowHeight / 2 + windowHeight1 * -6)
  }
  if (Mode == 55) {
    background(r, g, b);
    strokeWeight(1)
    fill(0)
    textSize(windowWidth / 2)
    text('2', windowWidth / 2 - windowWidth1, windowHeight / 2 + windowHeight1)

    fill(0)
    rect(windowWidth - 25, 35, 15, 100)
    rect(windowWidth - 265, 41, 255, 100)
    fill(255)
    strokeWeight(5)
    rect(windowWidth - 275, 25, 250, 100)
    fill(0)
    strokeWeight(1)
    textSize(windowWidth / 8)
    text('Wrong', windowWidth / 2 - windowWidth1 * -0.5, windowHeight / 2 + windowHeight1 * -6)
  }
  if (Mode == 56) {
    background(r, g, b);
    strokeWeight(1)
    fill(0)
    textSize(windowWidth / 2)
    text('0', windowWidth / 2 - windowWidth1, windowHeight / 2 + windowHeight1)

    fill(0)
    rect(windowWidth - 25, 35, 15, 100)
    rect(windowWidth - 265, 41, 255, 100)
    fill(255)
    strokeWeight(5)
    rect(windowWidth - 275, 25, 250, 100)
    fill(0)
    strokeWeight(1)
    textSize(windowWidth / 8)
    text('Wrong', windowWidth / 2 - windowWidth1 * -0.5, windowHeight / 2 + windowHeight1 * -6)
  }
  if (Mode == 57) {
    background(r, g, b);
    strokeWeight(1)
    fill(0)
    textSize(windowWidth / 2)
    text('9', windowWidth / 2 - windowWidth1, windowHeight / 2 + windowHeight1)

    fill(0)
    rect(windowWidth - 25, 35, 15, 100)
    rect(windowWidth - 265, 41, 255, 100)
    fill(255)
    strokeWeight(5)
    rect(windowWidth - 275, 25, 250, 100)
    fill(0)
    strokeWeight(1)
    textSize(windowWidth / 8)
    text('Wrong', windowWidth / 2 - windowWidth1 * -0.5, windowHeight / 2 + windowHeight1 * -6)
  }
  if (Mode == 58) {
    background(r, g, b);
    strokeWeight(1)
    fill(0)
    textSize(windowWidth / 2)
    text('7', windowWidth / 2 - windowWidth1, windowHeight / 2 + windowHeight1)

    fill(0)
    rect(windowWidth - 25, 35, 15, 100)
    rect(windowWidth - 265, 41, 255, 100)
    fill(255)
    strokeWeight(5)
    rect(windowWidth - 275, 25, 250, 100)
    fill(0)
    strokeWeight(1)
    textSize(windowWidth / 8)
    text('Wrong', windowWidth / 2 - windowWidth1 * -0.5, windowHeight / 2 + windowHeight1 * -6)
  }
  if (Mode == 59) {
    background(r, g, b);
    strokeWeight(1)
    fill(0)
    textSize(windowWidth / 2)
    text('4', windowWidth / 2 - windowWidth1, windowHeight / 2 + windowHeight1)

    fill(0)
    rect(windowWidth - 25, 35, 15, 100)
    rect(windowWidth - 265, 41, 255, 100)
    fill(255)
    strokeWeight(5)
    rect(windowWidth - 275, 25, 250, 100)
    fill(0)
    strokeWeight(1)
    textSize(windowWidth / 8)
    text('Wrong', windowWidth / 2 - windowWidth1 * -0.5, windowHeight / 2 + windowHeight1 * -6)
  }
  if (Mode == 60) {
    background(r, g, b);
    strokeWeight(1)
    fill(0)
    textSize(windowWidth / 2)
    text('9', windowWidth / 2 - windowWidth1, windowHeight / 2 + windowHeight1)

    fill(0)
    rect(windowWidth - 25, 35, 15, 100)
    rect(windowWidth - 265, 41, 255, 100)
    fill(255)
    strokeWeight(5)
    rect(windowWidth - 275, 25, 250, 100)
    fill(0)
    strokeWeight(1)
    textSize(windowWidth / 8)
    text('Wrong', windowWidth / 2 - windowWidth1 * -0.5, windowHeight / 2 + windowHeight1 * -6)
  }
  if (Mode == 61) {
    background(r, g, b);
    strokeWeight(1)
    fill(0)
    textSize(windowWidth / 2)
    text('4', windowWidth / 2 - windowWidth1, windowHeight / 2 + windowHeight1)

    fill(0)
    rect(windowWidth - 25, 35, 15, 100)
    rect(windowWidth - 265, 41, 255, 100)
    fill(255)
    strokeWeight(5)
    rect(windowWidth - 275, 25, 250, 100)
    fill(0)
    strokeWeight(1)
    textSize(windowWidth / 8)
    text('Wrong', windowWidth / 2 - windowWidth1 * -0.5, windowHeight / 2 + windowHeight1 * -6)
  }
  if (Mode == 62) {
    background(r, g, b);
    strokeWeight(1)
    fill(0)
    textSize(windowWidth / 2)
    text('4', windowWidth / 2 - windowWidth1, windowHeight / 2 + windowHeight1)

    fill(0)
    rect(windowWidth - 25, 35, 15, 100)
    rect(windowWidth - 265, 41, 255, 100)
    fill(255)
    strokeWeight(5)
    rect(windowWidth - 275, 25, 250, 100)
    fill(0)
    strokeWeight(1)
    textSize(windowWidth / 8)
    text('Wrong', windowWidth / 2 - windowWidth1 * -0.5, windowHeight / 2 + windowHeight1 * -6)
  }
  if (Mode == 63) {
    background(r, g, b);
    strokeWeight(1)
    fill(0)
    textSize(windowWidth / 2)
    text('5', windowWidth / 2 - windowWidth1, windowHeight / 2 + windowHeight1)

    fill(0)
    rect(windowWidth - 25, 35, 15, 100)
    rect(windowWidth - 265, 41, 255, 100)
    fill(255)
    strokeWeight(5)
    rect(windowWidth - 275, 25, 250, 100)
    fill(0)
    strokeWeight(1)
    textSize(windowWidth / 8)
    text('Wrong', windowWidth / 2 - windowWidth1 * -0.5, windowHeight / 2 + windowHeight1 * -6)
  }
  if (Mode == 64) {
    background(r, g, b);
    strokeWeight(1)
    fill(0)
    textSize(windowWidth / 2)
    text('9', windowWidth / 2 - windowWidth1, windowHeight / 2 + windowHeight1)

    fill(0)
    rect(windowWidth - 25, 35, 15, 100)
    rect(windowWidth - 265, 41, 255, 100)
    fill(255)
    strokeWeight(5)
    rect(windowWidth - 275, 25, 250, 100)
    fill(0)
    strokeWeight(1)
    textSize(windowWidth / 8)
    text('Wrong', windowWidth / 2 - windowWidth1 * -0.5, windowHeight / 2 + windowHeight1 * -6)
  }
  if (Mode == 65) {
    background(r, g, b);
    strokeWeight(1)
    fill(0)
    textSize(windowWidth / 2)
    text('2', windowWidth / 2 - windowWidth1, windowHeight / 2 + windowHeight1)

    fill(0)
    rect(windowWidth - 25, 35, 15, 100)
    rect(windowWidth - 265, 41, 255, 100)
    fill(255)
    strokeWeight(5)
    rect(windowWidth - 275, 25, 250, 100)
    fill(0)
    strokeWeight(1)
    textSize(windowWidth / 8)
    text('Wrong', windowWidth / 2 - windowWidth1 * -0.5, windowHeight / 2 + windowHeight1 * -6)
  }
  if (Mode == 66) {
    background(r, g, b);
    strokeWeight(1)
    fill(0)
    textSize(windowWidth / 2)
    text('3', windowWidth / 2 - windowWidth1, windowHeight / 2 + windowHeight1)

    fill(0)
    rect(windowWidth - 25, 35, 15, 100)
    rect(windowWidth - 265, 41, 255, 100)
    fill(255)
    strokeWeight(5)
    rect(windowWidth - 275, 25, 250, 100)
    fill(0)
    strokeWeight(1)
    textSize(windowWidth / 8)
    text('Wrong', windowWidth / 2 - windowWidth1 * -0.5, windowHeight / 2 + windowHeight1 * -6)
  }
  if (Mode == 67) {
    background(r, g, b);
    strokeWeight(1)
    fill(0)
    textSize(windowWidth / 2)
    text('0', windowWidth / 2 - windowWidth1, windowHeight / 2 + windowHeight1)

    fill(0)
    rect(windowWidth - 25, 35, 15, 100)
    rect(windowWidth - 265, 41, 255, 100)
    fill(255)
    strokeWeight(5)
    rect(windowWidth - 275, 25, 250, 100)
    fill(0)
    strokeWeight(1)
    textSize(windowWidth / 8)
    text('Wrong', windowWidth / 2 - windowWidth1 * -0.5, windowHeight / 2 + windowHeight1 * -6)
  }
  if (Mode == 68) {
    background(r, g, b);
    strokeWeight(1)
    fill(0)
    textSize(windowWidth / 2)
    text('7', windowWidth / 2 - windowWidth1, windowHeight / 2 + windowHeight1)

    fill(0)
    rect(windowWidth - 25, 35, 15, 100)
    rect(windowWidth - 265, 41, 255, 100)
    fill(255)
    strokeWeight(5)
    rect(windowWidth - 275, 25, 250, 100)
    fill(0)
    strokeWeight(1)
    textSize(windowWidth / 8)
    text('Wrong', windowWidth / 2 - windowWidth1 * -0.5, windowHeight / 2 + windowHeight1 * -6)
  }
  if (Mode == 69) {
    background(r, g, b);
    strokeWeight(1)
    fill(0)
    textSize(windowWidth / 2)
    text('8', windowWidth / 2 - windowWidth1, windowHeight / 2 + windowHeight1)

    fill(0)
    rect(windowWidth - 25, 35, 15, 100)
    rect(windowWidth - 265, 41, 255, 100)
    fill(255)
    strokeWeight(5)
    rect(windowWidth - 275, 25, 250, 100)
    fill(0)
    strokeWeight(1)
    textSize(windowWidth / 8)
    text('Wrong', windowWidth / 2 - windowWidth1 * -0.5, windowHeight / 2 + windowHeight1 * -6)
  }
  if (Mode == 70) {
    background(r, g, b);
    strokeWeight(1)
    fill(0)
    textSize(windowWidth / 2)
    text('1', windowWidth / 2 - windowWidth1, windowHeight / 2 + windowHeight1)

    fill(0)
    rect(windowWidth - 25, 35, 15, 100)
    rect(windowWidth - 265, 41, 255, 100)
    fill(255)
    strokeWeight(5)
    rect(windowWidth - 275, 25, 250, 100)
    fill(0)
    strokeWeight(1)
    textSize(windowWidth / 8)
    text('Wrong', windowWidth / 2 - windowWidth1 * -0.5, windowHeight / 2 + windowHeight1 * -6)
  }
  if (Mode == 71) {
    background(r, g, b);
    strokeWeight(1)
    fill(0)
    textSize(windowWidth / 2)
    text('6', windowWidth / 2 - windowWidth1, windowHeight / 2 + windowHeight1)

    fill(0)
    rect(windowWidth - 25, 35, 15, 100)
    rect(windowWidth - 265, 41, 255, 100)
    fill(255)
    strokeWeight(5)
    rect(windowWidth - 275, 25, 250, 100)
    fill(0)
    strokeWeight(1)
    textSize(windowWidth / 8)
    text('Wrong', windowWidth / 2 - windowWidth1 * -0.5, windowHeight / 2 + windowHeight1 * -6)
  }
  if (Mode == 72) {
    background(r, g, b);
    strokeWeight(1)
    fill(0)
    textSize(windowWidth / 2)
    text('4', windowWidth / 2 - windowWidth1, windowHeight / 2 + windowHeight1)

    fill(0)
    rect(windowWidth - 25, 35, 15, 100)
    rect(windowWidth - 265, 41, 255, 100)
    fill(255)
    strokeWeight(5)
    rect(windowWidth - 275, 25, 250, 100)
    fill(0)
    strokeWeight(1)
    textSize(windowWidth / 8)
    text('Wrong', windowWidth / 2 - windowWidth1 * -0.5, windowHeight / 2 + windowHeight1 * -6)
  }
  if (Mode == 73) {
    background(r, g, b);
    strokeWeight(1)
    fill(0)
    textSize(windowWidth / 2)
    text('0', windowWidth / 2 - windowWidth1, windowHeight / 2 + windowHeight1)

    fill(0)
    rect(windowWidth - 25, 35, 15, 100)
    rect(windowWidth - 265, 41, 255, 100)
    fill(255)
    strokeWeight(5)
    rect(windowWidth - 275, 25, 250, 100)
    fill(0)
    strokeWeight(1)
    textSize(windowWidth / 8)
    text('Wrong', windowWidth / 2 - windowWidth1 * -0.5, windowHeight / 2 + windowHeight1 * -6)
  }
  if (Mode == 74) {
    background(r, g, b);
    strokeWeight(1)
    fill(0)
    textSize(windowWidth / 2)
    text('6', windowWidth / 2 - windowWidth1, windowHeight / 2 + windowHeight1)

    fill(0)
    rect(windowWidth - 25, 35, 15, 100)
    rect(windowWidth - 265, 41, 255, 100)
    fill(255)
    strokeWeight(5)
    rect(windowWidth - 275, 25, 250, 100)
    fill(0)
    strokeWeight(1)
    textSize(windowWidth / 8)
    text('Wrong', windowWidth / 2 - windowWidth1 * -0.5, windowHeight / 2 + windowHeight1 * -6)
  }
  if (Mode == 75) {
    background(r, g, b);
    strokeWeight(1)
    fill(0)
    textSize(windowWidth / 2)
    text('2', windowWidth / 2 - windowWidth1, windowHeight / 2 + windowHeight1)

    fill(0)
    rect(windowWidth - 25, 35, 15, 100)
    rect(windowWidth - 265, 41, 255, 100)
    fill(255)
    strokeWeight(5)
    rect(windowWidth - 275, 25, 250, 100)
    fill(0)
    strokeWeight(1)
    textSize(windowWidth / 8)
    text('Wrong', windowWidth / 2 - windowWidth1 * -0.5, windowHeight / 2 + windowHeight1 * -6)
  }
  if (Mode == 76) {
    background(r, g, b);
    strokeWeight(1)
    fill(0)
    textSize(windowWidth / 2)
    text('8', windowWidth / 2 - windowWidth1, windowHeight / 2 + windowHeight1)

    fill(0)
    rect(windowWidth - 25, 35, 15, 100)
    rect(windowWidth - 265, 41, 255, 100)
    fill(255)
    strokeWeight(5)
    rect(windowWidth - 275, 25, 250, 100)
    fill(0)
    strokeWeight(1)
    textSize(windowWidth / 8)
    text('Wrong', windowWidth / 2 - windowWidth1 * -0.5, windowHeight / 2 + windowHeight1 * -6)
  }
  if (Mode == 77) {
    background(r, g, b);
    strokeWeight(1)
    fill(0)
    textSize(windowWidth / 2)
    text('6', windowWidth / 2 - windowWidth1, windowHeight / 2 + windowHeight1)

    fill(0)
    rect(windowWidth - 25, 35, 15, 100)
    rect(windowWidth - 265, 41, 255, 100)
    fill(255)
    strokeWeight(5)
    rect(windowWidth - 275, 25, 250, 100)
    fill(0)
    strokeWeight(1)
    textSize(windowWidth / 8)
    text('Wrong', windowWidth / 2 - windowWidth1 * -0.5, windowHeight / 2 + windowHeight1 * -6)
  }
  if (Mode == 78) {
    background(r, g, b);
    strokeWeight(1)
    fill(0)
    textSize(windowWidth / 2)
    text('2', windowWidth / 2 - windowWidth1, windowHeight / 2 + windowHeight1)

    fill(0)
    rect(windowWidth - 25, 35, 15, 100)
    rect(windowWidth - 265, 41, 255, 100)
    fill(255)
    strokeWeight(5)
    rect(windowWidth - 275, 25, 250, 100)
    fill(0)
    strokeWeight(1)
    textSize(windowWidth / 8)
    text('Wrong', windowWidth / 2 - windowWidth1 * -0.5, windowHeight / 2 + windowHeight1 * -6)
  }
  if (Mode == 79) {
    background(r, g, b);
    strokeWeight(1)
    fill(0)
    textSize(windowWidth / 2)
    text('0', windowWidth / 2 - windowWidth1, windowHeight / 2 + windowHeight1)

    fill(0)
    rect(windowWidth - 25, 35, 15, 100)
    rect(windowWidth - 265, 41, 255, 100)
    fill(255)
    strokeWeight(5)
    rect(windowWidth - 275, 25, 250, 100)
    fill(0)
    strokeWeight(1)
    textSize(windowWidth / 8)
    text('Wrong', windowWidth / 2 - windowWidth1 * -0.5, windowHeight / 2 + windowHeight1 * -6)
  }
  if (Mode == 80) {
    background(r, g, b);
    strokeWeight(1)
    fill(0)
    textSize(windowWidth / 2)
    text('8', windowWidth / 2 - windowWidth1, windowHeight / 2 + windowHeight1)

    fill(0)
    rect(windowWidth - 25, 35, 15, 100)
    rect(windowWidth - 265, 41, 255, 100)
    fill(255)
    strokeWeight(5)
    rect(windowWidth - 275, 25, 250, 100)
    fill(0)
    strokeWeight(1)
    textSize(windowWidth / 8)
    text('Wrong', windowWidth / 2 - windowWidth1 * -0.5, windowHeight / 2 + windowHeight1 * -6)
  }
  if (Mode == 81) {
    background(r, g, b);
    strokeWeight(1)
    fill(0)
    textSize(windowWidth / 2)
    text('9', windowWidth / 2 - windowWidth1, windowHeight / 2 + windowHeight1)

    fill(0)
    rect(windowWidth - 25, 35, 15, 100)
    rect(windowWidth - 265, 41, 255, 100)
    fill(255)
    strokeWeight(5)
    rect(windowWidth - 275, 25, 250, 100)
    fill(0)
    strokeWeight(1)
    textSize(windowWidth / 8)
    text('Wrong', windowWidth / 2 - windowWidth1 * -0.5, windowHeight / 2 + windowHeight1 * -6)
  }
  if (Mode == 82) {
    background(r, g, b);
    strokeWeight(1)
    fill(0)
    textSize(windowWidth / 2)
    text('9', windowWidth / 2 - windowWidth1, windowHeight / 2 + windowHeight1)

    fill(0)
    rect(windowWidth - 25, 35, 15, 100)
    rect(windowWidth - 265, 41, 255, 100)
    fill(255)
    strokeWeight(5)
    rect(windowWidth - 275, 25, 250, 100)
    fill(0)
    strokeWeight(1)
    textSize(windowWidth / 8)
    text('Wrong', windowWidth / 2 - windowWidth1 * -0.5, windowHeight / 2 + windowHeight1 * -6)
  }
  if (Mode == 83) {
    background(r, g, b);
    strokeWeight(1)
    fill(0)
    textSize(windowWidth / 2)
    text('8', windowWidth / 2 - windowWidth1, windowHeight / 2 + windowHeight1)

    fill(0)
    rect(windowWidth - 25, 35, 15, 100)
    rect(windowWidth - 265, 41, 255, 100)
    fill(255)
    strokeWeight(5)
    rect(windowWidth - 275, 25, 250, 100)
    fill(0)
    strokeWeight(1)
    textSize(windowWidth / 8)
    text('Wrong', windowWidth / 2 - windowWidth1 * -0.5, windowHeight / 2 + windowHeight1 * -6)
  }
  if (Mode == 84) {
    background(r, g, b);
    strokeWeight(1)
    fill(0)
    textSize(windowWidth / 2)
    text('6', windowWidth / 2 - windowWidth1, windowHeight / 2 + windowHeight1)

    fill(0)
    rect(windowWidth - 25, 35, 15, 100)
    rect(windowWidth - 265, 41, 255, 100)
    fill(255)
    strokeWeight(5)
    rect(windowWidth - 275, 25, 250, 100)
    fill(0)
    strokeWeight(1)
    textSize(windowWidth / 8)
    text('Wrong', windowWidth / 2 - windowWidth1 * -0.5, windowHeight / 2 + windowHeight1 * -6)
  }
  if (Mode == 85) {
    background(r, g, b);
    strokeWeight(1)
    fill(0)
    textSize(windowWidth / 2)
    text('2', windowWidth / 2 - windowWidth1, windowHeight / 2 + windowHeight1)

    fill(0)
    rect(windowWidth - 25, 35, 15, 100)
    rect(windowWidth - 265, 41, 255, 100)
    fill(255)
    strokeWeight(5)
    rect(windowWidth - 275, 25, 250, 100)
    fill(0)
    strokeWeight(1)
    textSize(windowWidth / 8)
    text('Wrong', windowWidth / 2 - windowWidth1 * -0.5, windowHeight / 2 + windowHeight1 * -6)
  }
  if (Mode == 86) {
    background(r, g, b);
    strokeWeight(1)
    fill(0)
    textSize(windowWidth / 2)
    text('8', windowWidth / 2 - windowWidth1, windowHeight / 2 + windowHeight1)

    fill(0)
    rect(windowWidth - 25, 35, 15, 100)
    rect(windowWidth - 265, 41, 255, 100)
    fill(255)
    strokeWeight(5)
    rect(windowWidth - 275, 25, 250, 100)
    fill(0)
    strokeWeight(1)
    textSize(windowWidth / 8)
    text('Wrong', windowWidth / 2 - windowWidth1 * -0.5, windowHeight / 2 + windowHeight1 * -6)
  }
  if (Mode == 87) {
    background(r, g, b);
    strokeWeight(1)
    fill(0)
    textSize(windowWidth / 2)
    text('0', windowWidth / 2 - windowWidth1, windowHeight / 2 + windowHeight1)

    fill(0)
    rect(windowWidth - 25, 35, 15, 100)
    rect(windowWidth - 265, 41, 255, 100)
    fill(255)
    strokeWeight(5)
    rect(windowWidth - 275, 25, 250, 100)
    fill(0)
    strokeWeight(1)
    textSize(windowWidth / 8)
    text('Wrong', windowWidth / 2 - windowWidth1 * -0.5, windowHeight / 2 + windowHeight1 * -6)
  }
  if (Mode == 88) {
    background(r, g, b);
    strokeWeight(1)
    fill(0)
    textSize(windowWidth / 2)
    text('3', windowWidth / 2 - windowWidth1, windowHeight / 2 + windowHeight1)

    fill(0)
    rect(windowWidth - 25, 35, 15, 100)
    rect(windowWidth - 265, 41, 255, 100)
    fill(255)
    strokeWeight(5)
    rect(windowWidth - 275, 25, 250, 100)
    fill(0)
    strokeWeight(1)
    textSize(windowWidth / 8)
    text('Wrong', windowWidth / 2 - windowWidth1 * -0.5, windowHeight / 2 + windowHeight1 * -6)
  }
  if (Mode == 89) {
    background(r, g, b);
    strokeWeight(1)
    fill(0)
    textSize(windowWidth / 2)
    text('4', windowWidth / 2 - windowWidth1, windowHeight / 2 + windowHeight1)

    fill(0)
    rect(windowWidth - 25, 35, 15, 100)
    rect(windowWidth - 265, 41, 255, 100)
    fill(255)
    strokeWeight(5)
    rect(windowWidth - 275, 25, 250, 100)
    fill(0)
    strokeWeight(1)
    textSize(windowWidth / 8)
    text('Wrong', windowWidth / 2 - windowWidth1 * -0.5, windowHeight / 2 + windowHeight1 * -6)
  }
  if (Mode == 90) {
    background(r, g, b);
    strokeWeight(1)
    fill(0)
    textSize(windowWidth / 2)
    text('8', windowWidth / 2 - windowWidth1, windowHeight / 2 + windowHeight1)

    fill(0)
    rect(windowWidth - 25, 35, 15, 100)
    rect(windowWidth - 265, 41, 255, 100)
    fill(255)
    strokeWeight(5)
    rect(windowWidth - 275, 25, 250, 100)
    fill(0)
    strokeWeight(1)
    textSize(windowWidth / 8)
    text('Wrong', windowWidth / 2 - windowWidth1 * -0.5, windowHeight / 2 + windowHeight1 * -6)
  }
  if (Mode == 91) {
    background(r, g, b);
    strokeWeight(1)
    fill(0)
    textSize(windowWidth / 2)
    text('2', windowWidth / 2 - windowWidth1, windowHeight / 2 + windowHeight1)

    fill(0)
    rect(windowWidth - 25, 35, 15, 100)
    rect(windowWidth - 265, 41, 255, 100)
    fill(255)
    strokeWeight(5)
    rect(windowWidth - 275, 25, 250, 100)
    fill(0)
    strokeWeight(1)
    textSize(windowWidth / 8)
    text('Wrong', windowWidth / 2 - windowWidth1 * -0.5, windowHeight / 2 + windowHeight1 * -6)
  }
  if (Mode == 92) {
    background(r, g, b);
    strokeWeight(1)
    fill(0)
    textSize(windowWidth / 2)
    text('5', windowWidth / 2 - windowWidth1, windowHeight / 2 + windowHeight1)

    fill(0)
    rect(windowWidth - 25, 35, 15, 100)
    rect(windowWidth - 265, 41, 255, 100)
    fill(255)
    strokeWeight(5)
    rect(windowWidth - 275, 25, 250, 100)
    fill(0)
    strokeWeight(1)
    textSize(windowWidth / 8)
    text('Wrong', windowWidth / 2 - windowWidth1 * -0.5, windowHeight / 2 + windowHeight1 * -6)
  }
  if (Mode == 93) {
    background(r, g, b);
    strokeWeight(1)
    fill(0)
    textSize(windowWidth / 2)
    text('3', windowWidth / 2 - windowWidth1, windowHeight / 2 + windowHeight1)

    fill(0)
    rect(windowWidth - 25, 35, 15, 100)
    rect(windowWidth - 265, 41, 255, 100)
    fill(255)
    strokeWeight(5)
    rect(windowWidth - 275, 25, 250, 100)
    fill(0)
    strokeWeight(1)
    textSize(windowWidth / 8)
    text('Wrong', windowWidth / 2 - windowWidth1 * -0.5, windowHeight / 2 + windowHeight1 * -6)
  }
  if (Mode == 94) {
    background(r, g, b);
    strokeWeight(1)
    fill(0)
    textSize(windowWidth / 2)
    text('4', windowWidth / 2 - windowWidth1, windowHeight / 2 + windowHeight1)

    fill(0)
    rect(windowWidth - 25, 35, 15, 100)
    rect(windowWidth - 265, 41, 255, 100)
    fill(255)
    strokeWeight(5)
    rect(windowWidth - 275, 25, 250, 100)
    fill(0)
    strokeWeight(1)
    textSize(windowWidth / 8)
    text('Wrong', windowWidth / 2 - windowWidth1 * -0.5, windowHeight / 2 + windowHeight1 * -6)
  }
  if (Mode == 95) {
    background(r, g, b);
    strokeWeight(1)
    fill(0)
    textSize(windowWidth / 2)
    text('2', windowWidth / 2 - windowWidth1, windowHeight / 2 + windowHeight1)

    fill(0)
    rect(windowWidth - 25, 35, 15, 100)
    rect(windowWidth - 265, 41, 255, 100)
    fill(255)
    strokeWeight(5)
    rect(windowWidth - 275, 25, 250, 100)
    fill(0)
    strokeWeight(1)
    textSize(windowWidth / 8)
    text('Wrong', windowWidth / 2 - windowWidth1 * -0.5, windowHeight / 2 + windowHeight1 * -6)
  }
  if (Mode == 96) {
    background(r, g, b);
    strokeWeight(1)
    fill(0)
    textSize(windowWidth / 2)
    text('1', windowWidth / 2 - windowWidth1, windowHeight / 2 + windowHeight1)

    fill(0)
    rect(windowWidth - 25, 35, 15, 100)
    rect(windowWidth - 265, 41, 255, 100)
    fill(255)
    strokeWeight(5)
    rect(windowWidth - 275, 25, 250, 100)
    fill(0)
    strokeWeight(1)
    textSize(windowWidth / 8)
    text('Wrong', windowWidth / 2 - windowWidth1 * -0.5, windowHeight / 2 + windowHeight1 * -6)
  }
  if (Mode == 97) {
    background(r, g, b);
    strokeWeight(1)
    fill(0)
    textSize(windowWidth / 2)
    text('1', windowWidth / 2 - windowWidth1, windowHeight / 2 + windowHeight1)

    fill(0)
    rect(windowWidth - 25, 35, 15, 100)
    rect(windowWidth - 265, 41, 255, 100)
    fill(255)
    strokeWeight(5)
    rect(windowWidth - 275, 25, 250, 100)
    fill(0)
    strokeWeight(1)
    textSize(windowWidth / 8)
    text('Wrong', windowWidth / 2 - windowWidth1 * -0.5, windowHeight / 2 + windowHeight1 * -6)
  }
  if (Mode == 98) {
    background(r, g, b);
    strokeWeight(1)
    fill(0)
    textSize(windowWidth / 2)
    text('7', windowWidth / 2 - windowWidth1, windowHeight / 2 + windowHeight1)

    fill(0)
    rect(windowWidth - 25, 35, 15, 100)
    rect(windowWidth - 265, 41, 255, 100)
    fill(255)
    strokeWeight(5)
    rect(windowWidth - 275, 25, 250, 100)
    fill(0)
    strokeWeight(1)
    textSize(windowWidth / 8)
    text('Wrong', windowWidth / 2 - windowWidth1 * -0.5, windowHeight / 2 + windowHeight1 * -6)
  }
  if (Mode == 99) {
    background(r, g, b);
    strokeWeight(1)
    fill(0)
    textSize(windowWidth / 2)
    text('0', windowWidth / 2 - windowWidth1, windowHeight / 2 + windowHeight1)

    fill(0)
    rect(windowWidth - 25, 35, 15, 100)
    rect(windowWidth - 265, 41, 255, 100)
    fill(255)
    strokeWeight(5)
    rect(windowWidth - 275, 25, 250, 100)
    fill(0)
    strokeWeight(1)
    textSize(windowWidth / 8)
    text('Wrong', windowWidth / 2 - windowWidth1 * -0.5, windowHeight / 2 + windowHeight1 * -6)
  }
  
  if (Mode == 100) {
    background(r, g, b);
    strokeWeight(1)
    fill(0)
    textSize(windowWidth / 2)
    text('6', windowWidth / 2 - windowWidth1, windowHeight / 2 + windowHeight1)

    fill(0)
    rect(windowWidth - 25, 35, 15, 100)
    rect(windowWidth - 265, 41, 255, 100)
    fill(255)
    strokeWeight(5)
    rect(windowWidth - 275, 25, 250, 100)
    fill(0)
    strokeWeight(1)
    textSize(windowWidth / 8)
    text('Wrong', windowWidth / 2 - windowWidth1 * -0.5, windowHeight / 2 + windowHeight1 * -6)
  }
  if (Mode == 101) {
    background(r, g, b);
    strokeWeight(1)
    fill(0)
    textSize(windowWidth / 2)
    text('7', windowWidth / 2 - windowWidth1, windowHeight / 2 + windowHeight1)

    fill(0)
    rect(windowWidth - 25, 35, 15, 100)
    rect(windowWidth - 265, 41, 255, 100)
    fill(255)
    strokeWeight(5)
    rect(windowWidth - 275, 25, 250, 100)
    fill(0)
    strokeWeight(1)
    textSize(windowWidth / 8)
    text('Wrong', windowWidth / 2 - windowWidth1 * -0.5, windowHeight / 2 + windowHeight1 * -6)
  }
  if (Mode == 102) {
    background(r, g, b);
    strokeWeight(1)
    fill(0)
    textSize(windowWidth / 2)
    text('9', windowWidth / 2 - windowWidth1, windowHeight / 2 + windowHeight1)

    fill(0)
    rect(windowWidth - 25, 35, 15, 100)
    rect(windowWidth - 265, 41, 255, 100)
    fill(255)
    strokeWeight(5)
    rect(windowWidth - 275, 25, 250, 100)
    fill(0)
    strokeWeight(1)
    textSize(windowWidth / 8)
    text('Wrong', windowWidth / 2 - windowWidth1 * -0.5, windowHeight / 2 + windowHeight1 * -6)
  }
  if(Mode != 0){
    if(Mode != -1){
      if(Mode != -2) {
        strokeWeight(1)
        textSize(25)
        text(' Correct Answers: ' + CorrectAnswers, 0, 35)
        text(' Wrong Answers: ' + WrongAnswers, 0, 65)
      }
    }
  }
}
